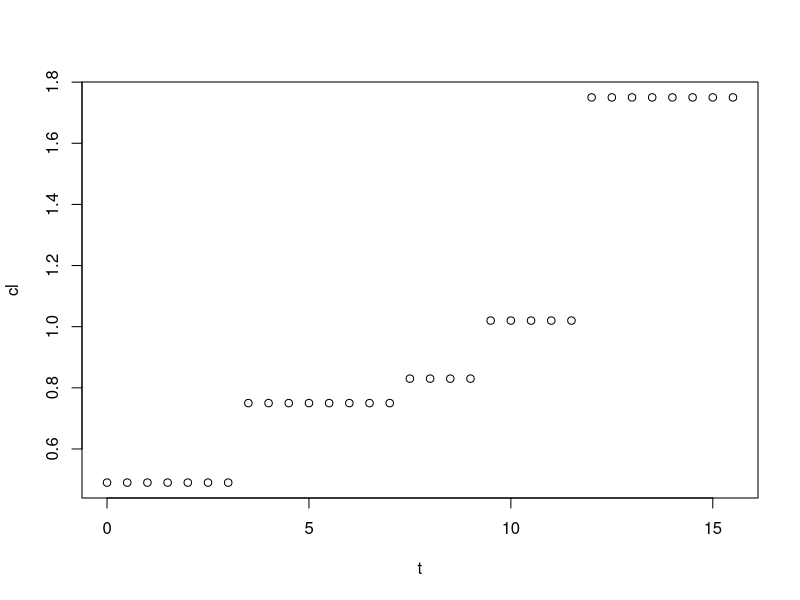
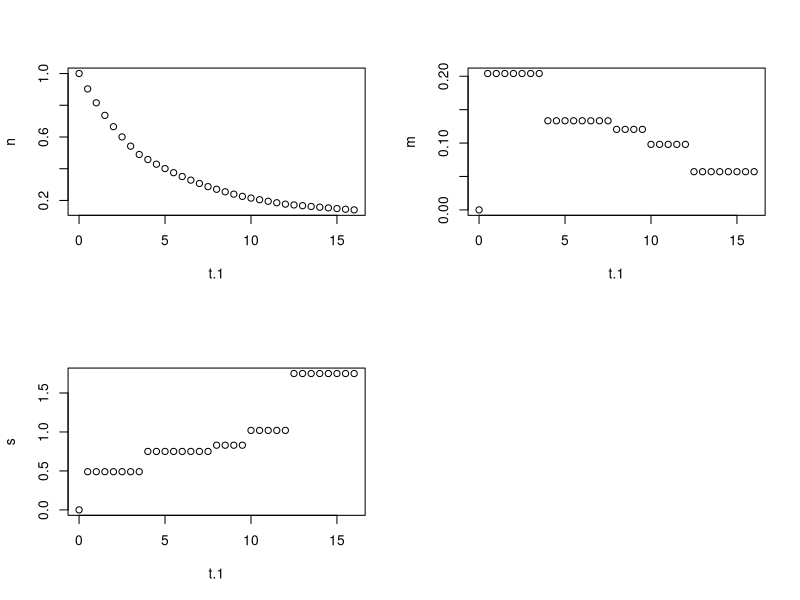
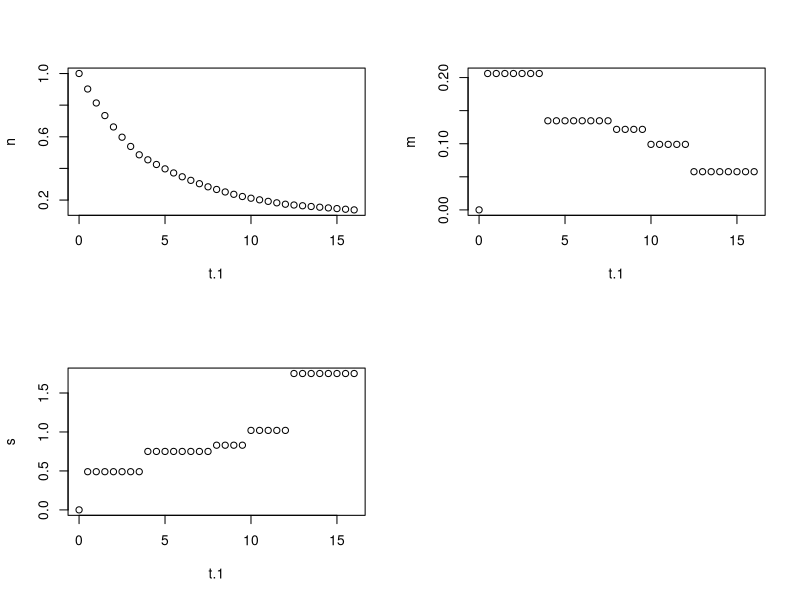
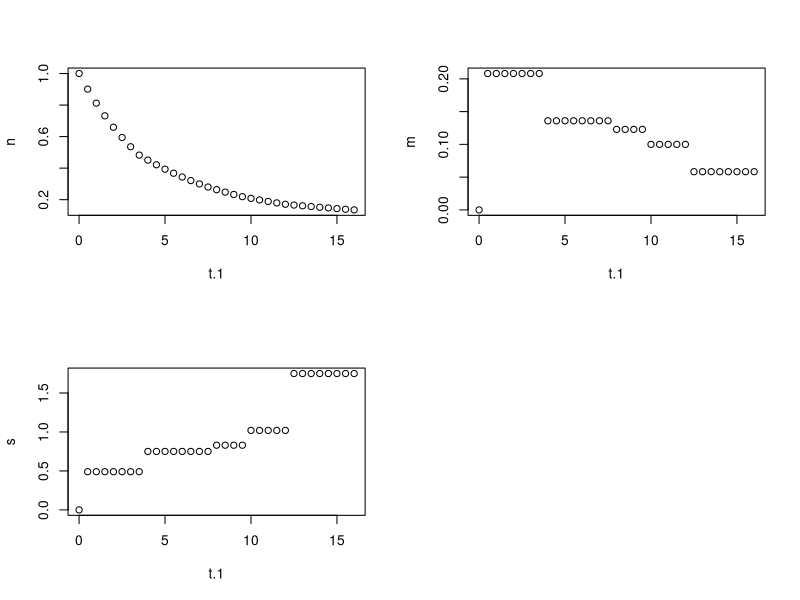
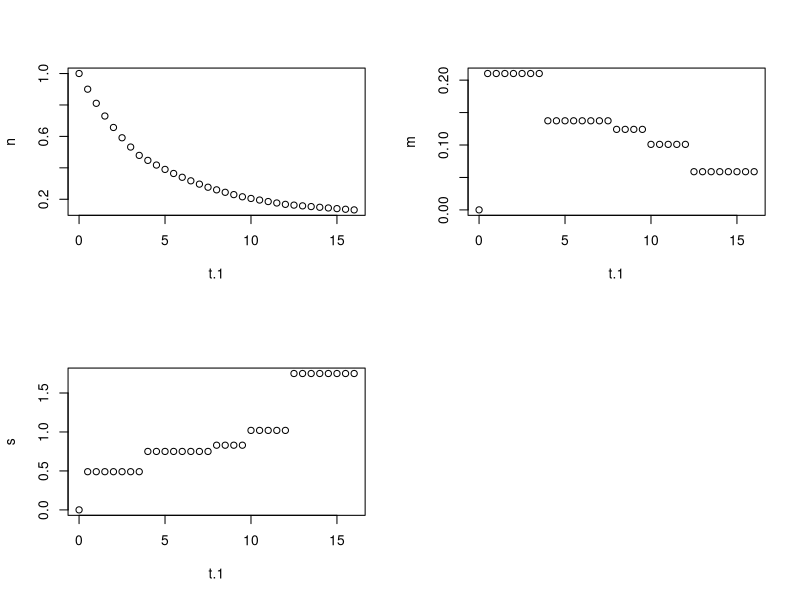
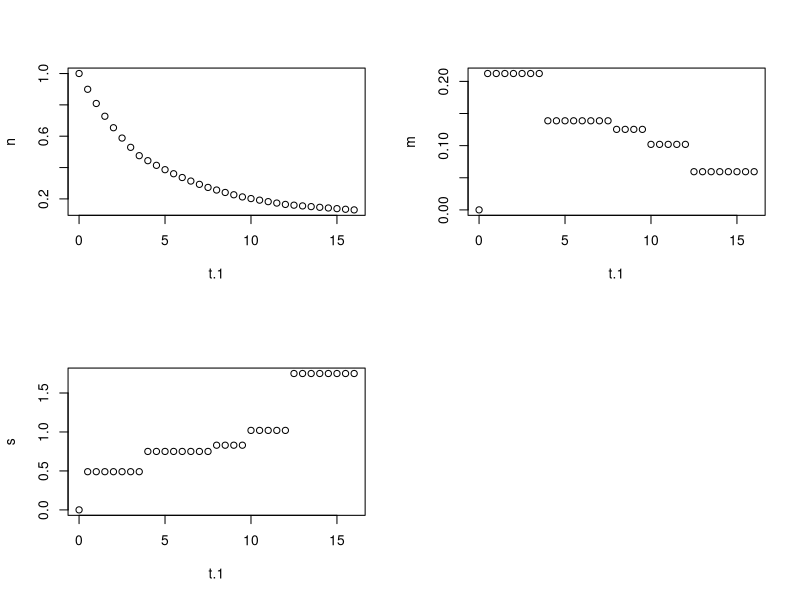
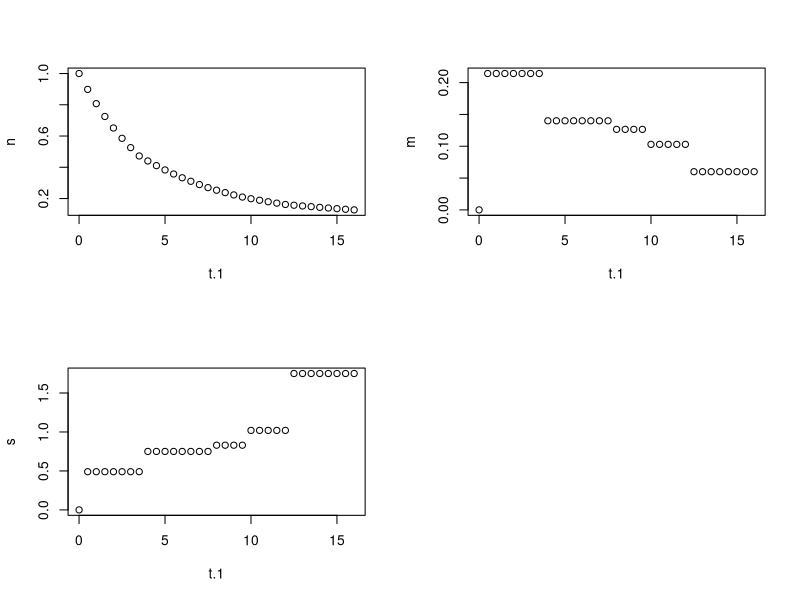
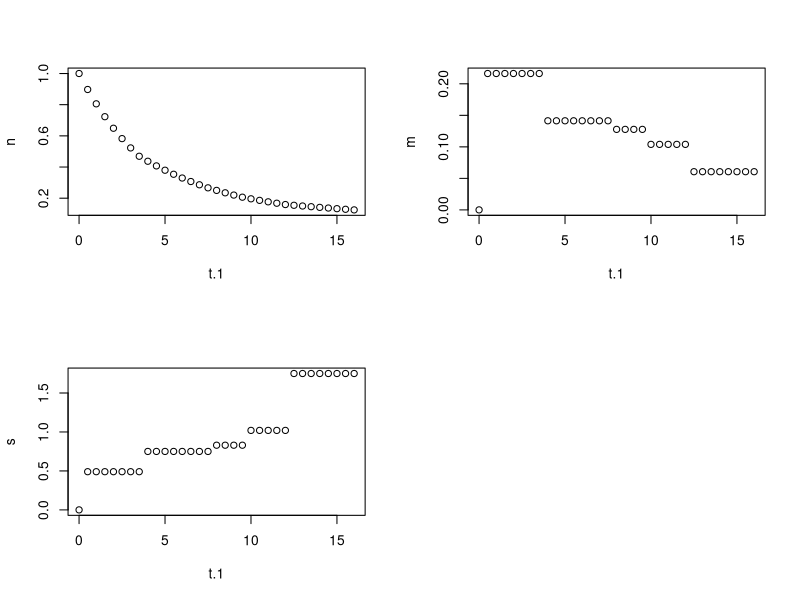

Here is the R script that generated these plots, in order:
##Janky test function if we want to back calculate m given that we know the proportino of larvae that makes it to x days
# t=seq(0, 15, by =0.1)

# rate=seq(0, 2, by = 0.01)
# y.fin=rep(0, length(rate))
# for(i in 1:length(rate)){
# r=rate[i]
# y=exp(-r*t)
# # plot(y~t)
# y.fin[i]=y[length(y)]
# }

# plot(y.fin~rate)



##Need to create a larvae growth function (I have one but it incorproates noise which is just too hard for this simulation. Going to just use the mean for each stage)
larvae.size=function(t){
	if(t<3.5){
	cl=0.49 #runif(1, 0.44, 0.54)	
	}
	
	else if(t<7.5 & t>=3.5){
	cl= 0.75 #runif(1, 0.72, 0.77)
	}
	
	else if(t<9.5 & t>=7.5){
	cl=0.83 #runif(1, 0.79, 0.87)
	}
	
	else if(t<12 & t>=9.5){
	cl=1.02 #runif(1, 0.98, 1.06)
	}
	
	else if(t<=15.5 & t>=12){
	cl=1.75 #runif(1, 1.69, 1.81)
	}
	
	else print('not larva')
}

##Quick plot just ot make sure that function is working
t=seq(from =0, to =15.5, by =0.5)
cl=rep(0, length(t))
for(i in 1:length(t))
{
	cl[i]=larvae.size(t[i])
}
plot(cl~t)


###From Liao et al. 2011: Get 39% survival after 4 days (my time funciton is in days)
mortality=function(l){
	m=mr*(lr/l)
}

mort.test=seq(from=0.1, to=0.15, by=0.001)
pop.at.4days=rep(5, length(mort.test))

for(j in 1:length(mort.test))
{
	mr=mort.test[j]
	lr=1 #Arbitrarily making lr =1

#Sub in mortality function for just r constant
numbers=function(t, i) {
	num=n[i]*exp(-(mortality(larvae.size(t)))*delta.t) ###Removed fishing mortrality
}

delta.t=0.5 ##Resolution between time points
t=seq(from=0, to=15.5, by=delta.t) 
n=rep(0, length(t))
m=rep(0, length(t))
s=rep(0, length(t))

n[1]=1 ##Starting population size

for(i in 1:length(t))
{
	n[i+1]=numbers(t=t[i], i=i)
	s[i+1]=larvae.size(t[i])
	m[i+1]=mortality(larvae.size(t[i]))
}

t.1=c(t, max(t)+delta.t)
x=data.frame(n, t.1)
pop.at.4days[j]=x[x$t.1==4,]$n
par(mfrow=(c(2,2)))
plot(n~t.1)
plot(m~t.1)
plot(s~t.1)
}

plot(pop.at.4days~mort.test) ###Looks like it works!! Side detour where I muck around with the growth function just to make sure everything is working (yes, fwiw, size seems to play a role in your simulation )
cbind(pop.at.4days, mort.test)

###Done!!! Mortality is at 0.12 a lr of 1

